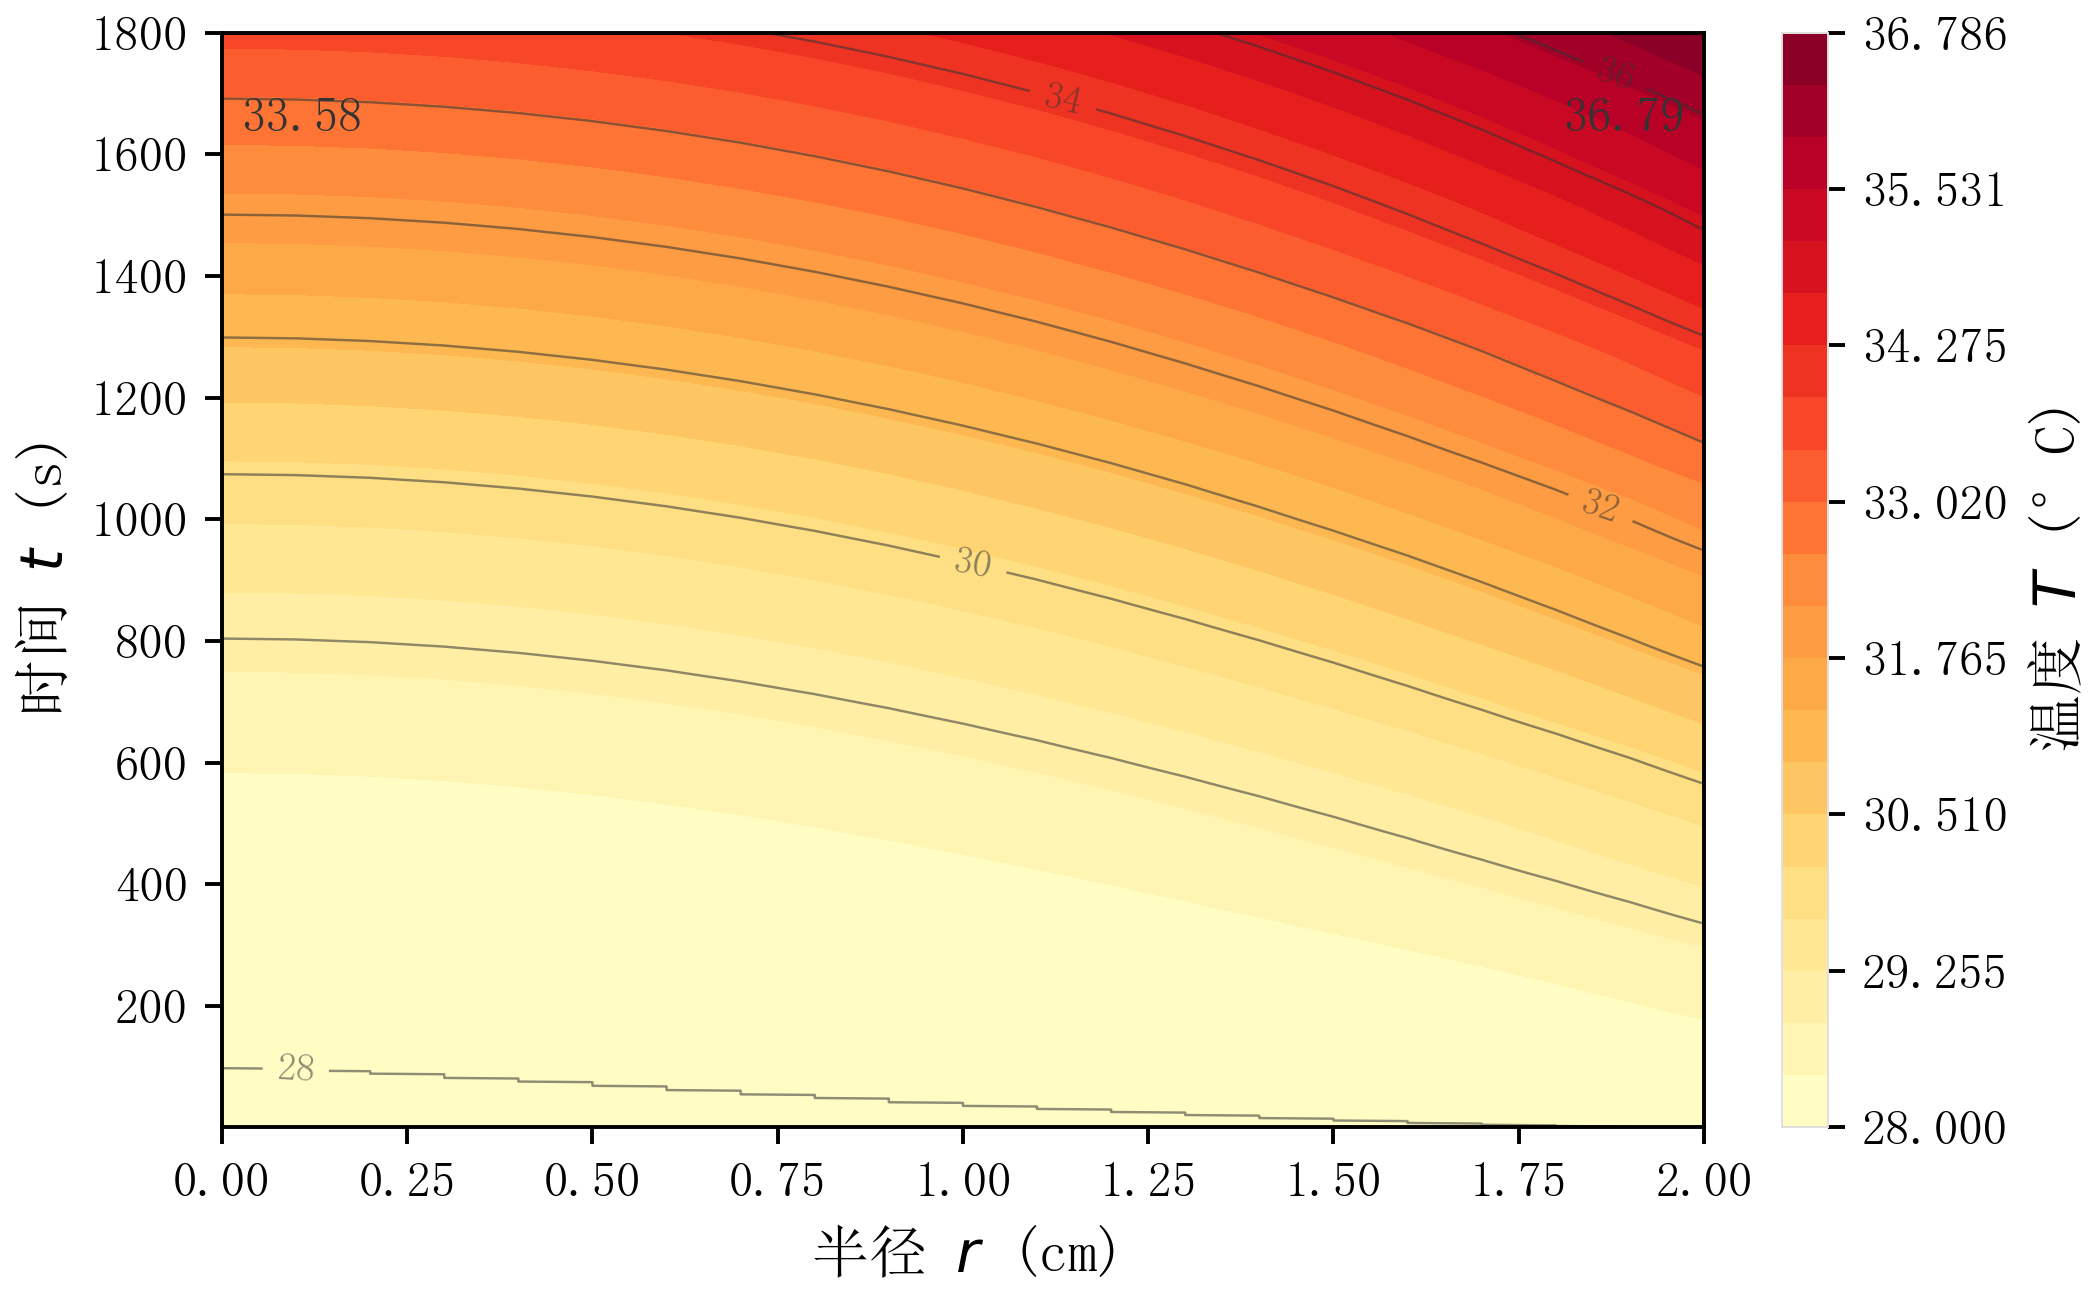

The script that saved this image:
# -*- coding: utf-8 -*-
"""问题一 温度时空场云图（格式照搬 MODEXPI 的 gen_fig_q1_temp_field.py）。

本图讲什么：预热段温度场 T(r,t) 在 r-t 平面上的全貌。等值线近似平行于 t 轴说明
径向温差很小，热扩散时间尺度与预热时长同量级，故温度场基本随环境同步抬升。

图元：contourf 填充 + 深灰等值线叠加（标注温度值）+ 末时刻中心/表面读数
      + 色条（单位 °C）。
数据来源：../../data/result1.xlsx（由 solve_p1.py 写出，1800 个时刻 × 21 个半径节点）。

输出：fig_q1_temp_field.png（350 dpi）/ .svg
"""
import os

import numpy as np
import matplotlib
matplotlib.use('Agg')
import matplotlib.pyplot as plt
import openpyxl

HERE = os.path.dirname(os.path.abspath(__file__))
MMA = os.path.dirname(os.path.dirname(HERE))
XLSX = os.path.join(MMA, 'data', 'result1.xlsx')

# ---------------------------------------------------------------- 样式
# 与参考图一致：字号 11/12/10、sans-serif 中文、350 dpi、白底、无网格。
# 颜色取自参考 PNG 的像素采样（其调色板是按工作区名做种子随机生成的，
# 重新 import 会得到不同结果，所以这里直接固化实测值）。
FS = 10.0
C_TEXT = '#333333'          # 等值线与读数文字
C_GRID = '#E0E0E0'          # 色条描边

plt.rcParams.update({
    'font.size': 11.0,
    'font.family': 'sans-serif',
    'font.sans-serif': ['SimSun', 'Microsoft YaHei', 'SimHei', 'DejaVu Sans'],
    'axes.labelsize': 12.0,
    'axes.titlesize': 13.0,
    'xtick.labelsize': 10.0,
    'ytick.labelsize': 10.0,
    'axes.linewidth': 0.8,
    'axes.unicode_minus': False,
    'savefig.dpi': 350.0,
    'svg.fonttype': 'none',
})


def load_result1(sheet):
    """读 result1.xlsx 的一个工作表 → (r_cm, t_s, Z)，Z 形状 (n_t, n_r)。"""
    wb = openpyxl.load_workbook(XLSX, read_only=True, data_only=True)
    rows = list(wb[sheet].iter_rows(values_only=True))
    r = np.asarray(rows[0][1:], dtype=float)                 # cm
    body = np.asarray([row[1:] for row in rows[1:]], dtype=float)
    t = np.asarray([row[0] for row in rows[1:]], dtype=float)  # s
    return r, t, body


def main():
    r, t, Z = load_result1('温度')
    RR, TT = np.meshgrid(r, t)

    fig, ax = plt.subplots(figsize=(6.0, 3.7), layout='constrained')

    levels = np.linspace(float(Z.min()), float(Z.max()), 22)
    cf = ax.contourf(RR, TT, Z, levels=levels, cmap='YlOrRd', extend='neither')
    # 等值线叠加：给读者可读的定量骨架
    cl_levels = np.arange(np.ceil(Z.min()), np.floor(Z.max()) + 0.1, 1.0)
    cs = ax.contour(RR, TT, Z, levels=cl_levels, colors=[C_TEXT],
                    linewidths=0.5, alpha=0.55)
    ax.clabel(cs, cs.levels[::2], inline=True, fontsize=8, fmt='%.0f')

    ax.set_xlabel('半径 $r$ (cm)')
    ax.set_ylabel('时间 $t$ (s)')
    ax.set_xlim(r[0], r[-1])
    ax.set_ylim(t[0], t[-1])

    cb = fig.colorbar(cf, ax=ax, pad=0.02, aspect=24)
    cb.set_label('温度 $T$ (°C)')
    cb.outline.set_linewidth(0.4)
    cb.outline.set_edgecolor(C_GRID)

    # 末时刻中心/表面读数：给两端点名 + 数值，机理留正文
    ax.annotate(f'{Z[-1, -1]:.2f}', xy=(r[-1], t[-1]), xytext=(-4, -13),
                textcoords='offset points', fontsize=FS, ha='right', va='top',
                color=C_TEXT)
    ax.annotate(f'{Z[-1, 0]:.2f}', xy=(r[0], t[-1]), xytext=(4, -13),
                textcoords='offset points', fontsize=FS, ha='left', va='top',
                color=C_TEXT)

    base = os.path.join(HERE, 'fig_q1_temp_field')
    fig.savefig(base + '.png')
    fig.savefig(base + '.svg')
    plt.close(fig)
    print('saved: fig_q1_temp_field.png / .svg')
    print(f'  T 范围 [{Z.min():.4f}, {Z.max():.4f}] °C,  '
          f'{Z.shape[0]} 时刻 x {Z.shape[1]} 半径节点')
    print(f'  1800 s 中心 {Z[-1, 0]:.4f} °C, 表面 {Z[-1, -1]:.4f} °C')


if __name__ == '__main__':
    main()
